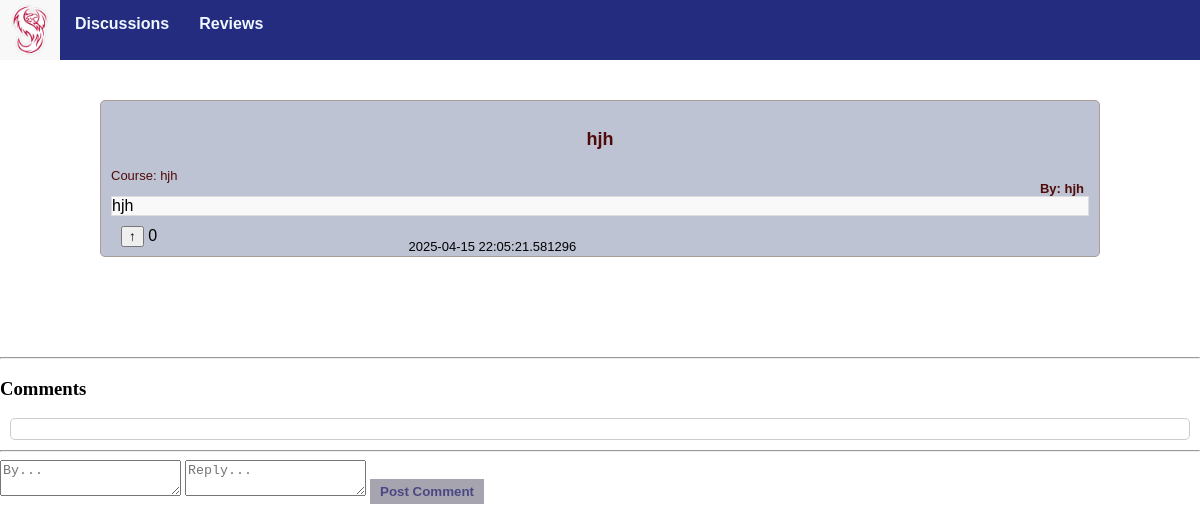
Page /discussion/11 on the earlier database version.
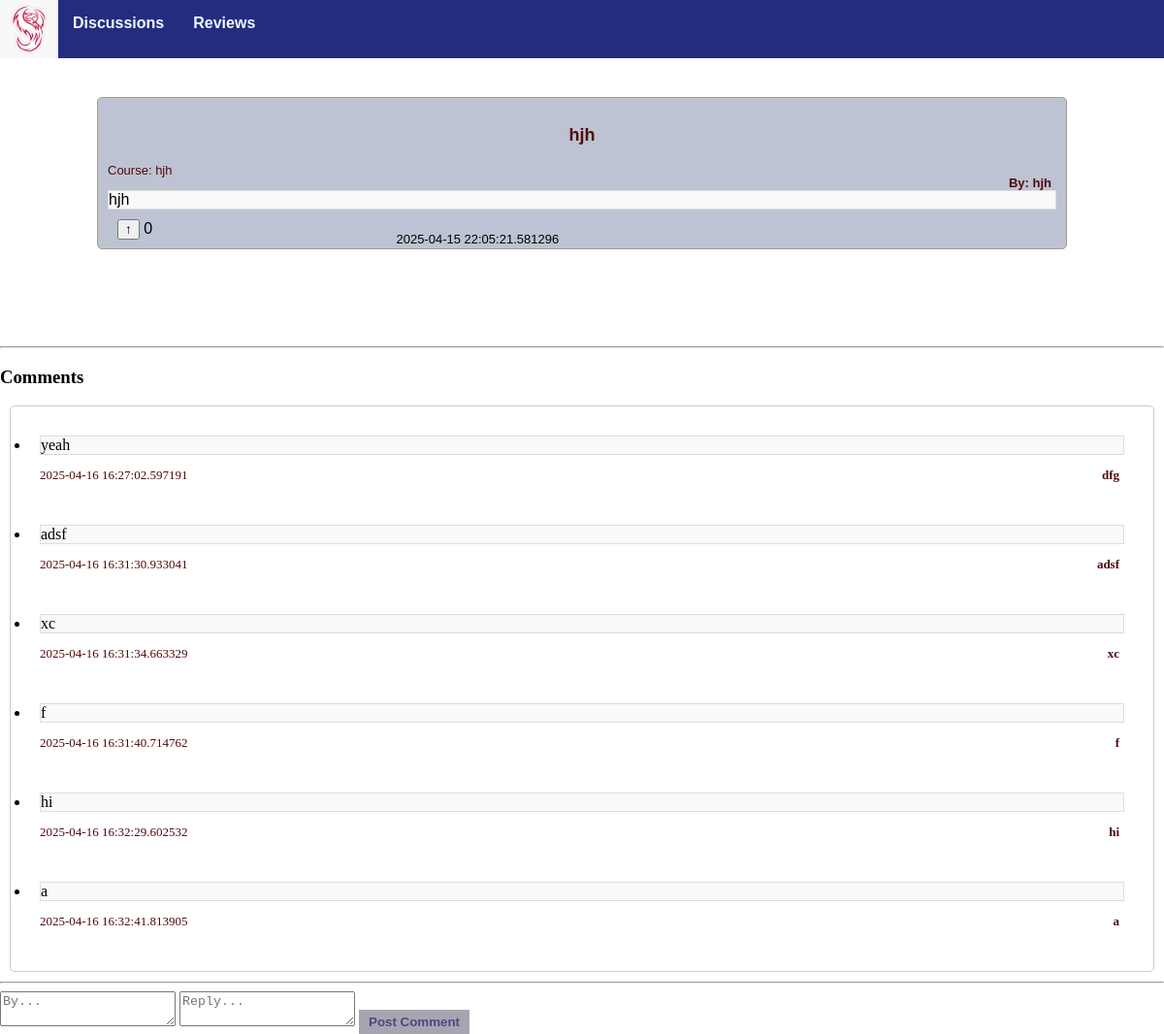
Same page on the later database version.
### models.py (models this page shows, shortened)
class Discussion(db.Model):
    id = db.Column(db.Integer, primary_key=True)
    title = db.Column(db.String(255), nullable=False)
    content = db.Column(db.Text, nullable=False)
    created_at = db.Column(db.DateTime, default=db.func.current_timestamp())
    course = db.Column(db.Text)
    author = db.Column(db.Text, nullable=False)
    comments = db.relationship('Comment', backref='discussion', cascade="all, delete-orphan", lazy=True)
    up_votes = db.Column(db.Integer, default = 0)
    def __repr__(self) -> str:
        string = f"ID: {self.id}, Title: {self.title}, Content: {self.content}, Created_At: {self.created_at}, Course: {self.course}, Author: {self.author}"
        return string

class Comment(db.Model):
     id = db.Column(db.Integer, primary_key=True)
     discussion_id = db.Column(db.Integer, db.ForeignKey('discussion.id'))
     review_id = db.Column(db.Integer, db.ForeignKey('review.id'))
     content = db.Column(db.Text, nullable=False)
     created_at = db.Column(db.DateTime, default=db.func.current_timestamp())
     author = db.Column(db.Text, nullable=False)

### app.py (the view)
@app.route('/discussion/<int:discussion_id>')
def dis_posts(discussion_id):
    discussion = Discussion.query.get_or_404(discussion_id) # returns a 404 error if get fails
    print(discussion)
    return render_template('dis_posts.html', discussion=discussion) # return the discussion_post object

### templates/dis_posts.html (shortened to what this page needs)
{% extends "base.html" %}
{% block head %}
    {{ super() }}
{% endblock %}
{%block content %}
<div class="specificpost">
    <div class="whereithappens">
        <div id="header">
            <p id="title">{{discussion.title}}</p1>
            <p id="author">By: {{discussion.author}}</p>
            <p id="course">Course: {{discussion.course}}</p>
        </div>
        <p id="content">{{discussion.content}}</p>
        <div id="information">
            <div id="upbutton">
                <button type="submit" class="arrow" id="pic_votes">↑</button>
                <span id="up_votes">0</span>
            </div>
            <p id="created_at">{{discussion.created_at}}</p>
        </div>
        </div>
    </div>
    <hr>
    <h3>Comments</h3>
    <ul class="list-group">
        {% for comment in discussion.comments %}
            <li class="list-group-item"> <p id="comcont">{{ comment.content }}</p> <p id="comauth">{{ comment.author }}</p> <p id="comcrea">{{ comment.created_at }}</p></li>
        {% endfor %}
    </ul>
    <hr>
    <form action="{{ url_for('discussion_comment', discussion_id=discussion.id) }}" method="post" class="mt-3">
        <textarea name="author" class="form-control mb-2" placeholder="By..." required></textarea>
        <textarea name="comment" class="form-control mb-2" placeholder="Reply..." required></textarea>
        <button type="submit" class="btn btn-secondary">Post Comment</button>
    </form>
{% endblock %}

### templates/base.html (shortened to what this page needs)
<!DOCTYPE html>
<html lang="en">
{%block head%}
<head>
    <link rel="stylesheet" href="{{ url_for('static', filename='styles/base.css') }}">
</head>
{%endblock%}
<body>
    <nav class="navbar">
        <div class="nav div">
            <div class="logo">
                <img src="{{ url_for('static', filename='phoenix.jpg') }}">
            </div>
            <ul id="navigation">
                <li>
                    <a href="{{ url_for('discussions') }}">Discussions</a>
                </li>
                <li>
                    <a href="{{ url_for('reviews') }}">Reviews</a>
                </li>
            </ul>
        </div>
    </nav>
    {%block content%}
    {%endblock%}
</body>
</html>

### static/styles/base.css (style rules this page uses)
body { margin:0; padding: 0; }
.navbar { font-family: Verdana, Geneva, Tahoma, sans-serif; font-weight: bold; background-color:rgb(162, 113, 111); position: fixed; top: 0px; width: 100%; height: 60px; }
.navbar ul { list-style-type: none; background-color:rgb(36, 44, 128); padding: 0px; margin: 0px; height: 60px; }
.navbar a { color:aliceblue; text-decoration: none; padding: 15px; display:block; text-align: center; height: 60px; }
.navbar li { float:left; }
.logo { float: left; }
.logo img { height: 60px; width: 60px; }
a { color:rgb(80, 10, 10); font-weight: bold; font-size:medium; text-decoration: none; }
.list-group { background-color: #ffffff; border: 1px solid #ccc; padding: 10px; margin: 10px ; border-radius: 5px; }
.list-group-item { padding: 10px; margin: 10px ; }
.whereithappens { padding: 10px; background-color: #bdc3d2; border: 1px solid #a89c94; margin-bottom: 20px; border-radius: 5px; font-family: Verdana, Geneva, Tahoma, sans-serif; }
.specificpost { margin:100px; }
#content { border: 1px solid #ddd; margin: auto; background-color: #f9f9f9; }
#header #title { color:rgb(80, 10, 10); font-weight: bolder; font-size:large; text-align: center; }
#header #author { color:rgb(80, 10, 10); font-weight: bold; font-size:small; margin-right:5px; position:relative; float:right; }
#header #course { color:rgb(80, 10, 10); font-size:small; }
#information { display: grid; grid-template-columns: repeat(3, auto); padding: 5px; margin: 5px; height:10px; }
#information p { font-size: small; }
#comauth { color:rgb(80, 10, 10); font-weight: bold; font-size:small; margin-right:5px; position:relative; float:right; }
#comcont { border: 1px solid #ddd; margin: auto; background-color: #f9f9f9; }
#comcrea { color:rgb(80, 10, 10); font-size:small; }
.btn { background-color: #a6a5af; color: rgb(75, 71, 132); border: none; padding: 5px 10px; text-decoration: none; display: inline-block; font-weight: bold; }

Differences in the rows shown:
added Comment: content "yeah", author "dfg", created_at "2025-04-16 16:27:02.597191"
added Comment: content "adsf", author "adsf", created_at "2025-04-16 16:31:30.933041"
added Comment: content "xc", author "xc", created_at "2025-04-16 16:31:34.663329"
added Comment: content "f", author "f", created_at "2025-04-16 16:31:40.714762"
added Comment: content "hi", author "hi", created_at "2025-04-16 16:32:29.602532"
added Comment: content "a", author "a", created_at "2025-04-16 16:32:41.813905"
